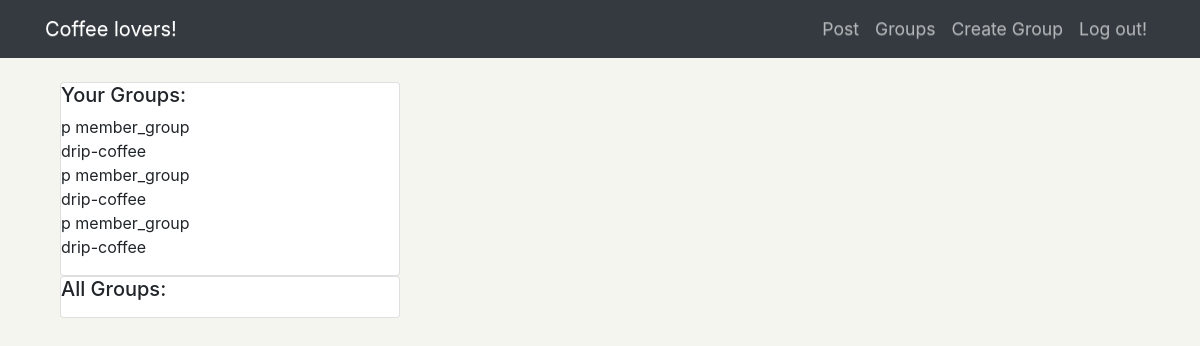
The page /posts/ (signed in) on the database its author committed.
### posts/models.py (models this page shows, shortened)
class Post(models.Model):
    user = models.ForeignKey(User,related_name='posts',on_delete=models.CASCADE)
    created_at = models.DateTimeField(auto_now=True)
    message = models.TextField()
    message_html = models.TextField(editable=False)
    group = models.ForeignKey(Group,related_name='posts',null=True,blank=True,on_delete=models.CASCADE)
    class Meta():
        ordering = ['-created_at']
        unique_together = ['user','message']

### groups/models.py (models this page shows, shortened)
class Group(models.Model):
    name = models.CharField(max_length=255,unique=True)
    slug = models.SlugField(allow_unicode=True,unique=True)
    description = models.TextField(blank=True,default='')
    description_html = models.TextField(editable=False,default='',blank=True)
    members = models.ManyToManyField(User,through='GroupMember')
    class Meta():
        ordering = ['name']

### posts/views.py (the view)
# urls.py: path('',views.PostList.as_view(),name='all'),
class PostList(SelectRelatedMixin,generic.ListView):
    model = models.Post
    select_related = ('user','group')

### posts/templates/posts/post_list.html (shortened to what this page needs)
{% extends "posts/post_base.html" %}
{% block pre_post %}
<div class="col-md-4">
  {% if request.user.is_authenticated %}
  <div class="card card-with-shadow">
    <div class="content">
      <h5 class='title'>Your Groups:</h5>
      <ul class='list-unstyled'>
        {% for member_group in object_list %}
        p member_group
          <li class='group li-with-bullet'>
            {{member_group.group.slug}}
          </li>
        {% endfor %}
      </ul>
    </div>
  </div>
  {% endif %}
  <div class="card card-with-shadow">
    <div class="content">
      <h5 class='title'>All Groups:</h5>
    </div>
  </div>
</div>
{% endblock %}
{% block post_content %}
  <div class="col-md-8">
  </div>
{% endblock %}

### static/socialforum/css/master.css (style rules this page uses)
body { height: 100%; width: 100%; overflow: scroll; background: #f5f5f0; margin: 0; }

### rows shown on the page
Post: group.slug "drip-coffee"
Post: group.slug "drip-coffee"
Post: group.slug "drip-coffee"
